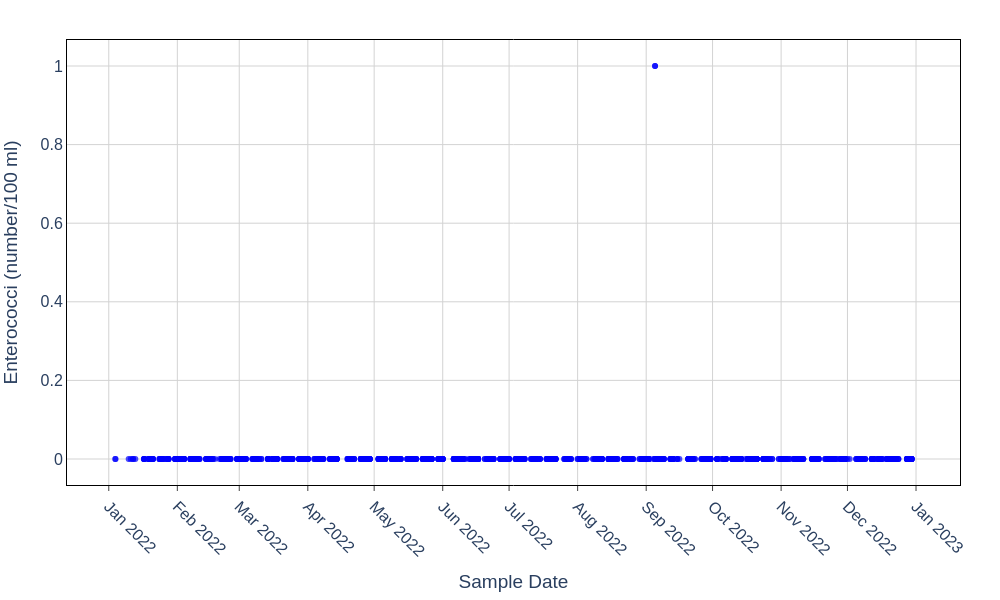

Here is the Python script that generated this plot:
# filename: enterococci_timeseries.py
import pandas as pd
import plotly.graph_objects as go

# Load and preprocess data
file_name = "Anglian_Water_Domestic_Water_Quality.csv"
df = pd.read_csv(file_name, encoding="utf-8")
df['Sample_Date'] = pd.to_datetime(df['Sample_Date'], format='%d/%m/%Y %H:%M', errors='coerce')

# Filter to Enterococci (Confirmed) with non-null Result
df_filtered = df[(df['Determinand'] == 'Enterococci (Confirmed)') & df['Result'].notna()].copy()

# Sort by Sample_Date for time series plotting
df_filtered.sort_values('Sample_Date', inplace=True)

# Save filtered data for chart plotting
output_csv = "enterococci_timeseries_data.csv"
df_filtered[['Sample_Date', 'Result', 'LSOA', 'Sample_Id', 'ObjectId']].to_csv(output_csv, index=False)

# Create Plotly figure for time series scatter plot
fig = go.Figure()

# Add markers for filtered Enterococci results
fig.add_trace(go.Scatter(
    x=df_filtered['Sample_Date'],
    y=df_filtered['Result'],
    mode='markers',
    marker=dict(
        size=6,
        symbol='circle',
        color='blue',
        opacity=0.7
    ),
    name='Sample results'
))

# Layout settings: titles, axis labels, gridlines, ticks formatting
fig.update_layout(
    template='plotly_white',
    font=dict(size=16),
    margin=dict(l=60, r=40, t=40, b=80),
    xaxis=dict(
        title='Sample Date',
        showgrid=True,
        gridcolor='lightgrey',
        tickformat='%b %Y',
        tickangle=45,
        dtick="M1",
        ticks="outside",
        showline=True,
        linecolor='black',
        mirror=True,
        zeroline=False,
    ),
    yaxis=dict(
        title='Enterococci (number/100 ml)',
        showgrid=True,
        gridcolor='lightgrey',
        showline=True,
        linecolor='black',
        mirror=True,
        zeroline=False,
    ),
    legend=dict(
        bgcolor='rgba(255,255,255,0)',
        bordercolor='rgba(0,0,0,0)',
        borderwidth=0
    )
)

# Save chart as HTML and PNG with proper size and plotly settings
html_file = "enterococci_timeseries.html"
png_file = "enterococci_timeseries.png"
fig.write_html(html_file, include_plotlyjs='cdn', full_html=True)
fig.write_image(png_file, width=1000, height=600)

# Output filenames to console
print(png_file)
print(html_file)
print(output_csv)
print("enterococci_timeseries.py")
